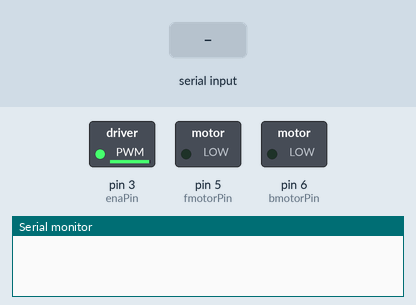
The sketch below on a simulated Arduino Uno, built with avr-gcc and run on an emulated ATmega328P. On the bench: switched loads named in the sketch (green lamp = pin HIGH), the last lines printed to the serial monitor. Inputs (shaded band) come from the test bench.

Above: at 1.2 s.
1.3 s: "0" received over Serial
At 1.8 s:
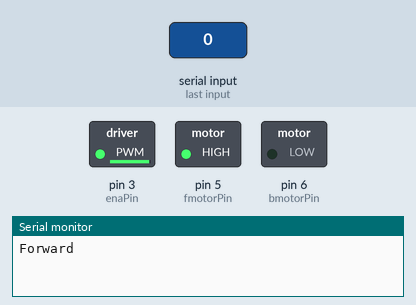
2.8 s: "1" received over Serial
At 4.2 s:
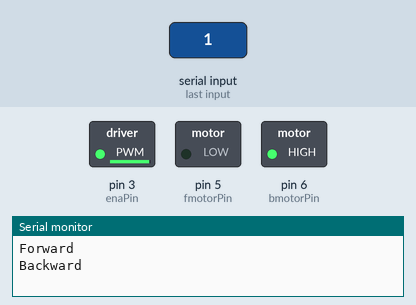
Timing chart, 0 to 5.8 s (numbered marks = the images above; inputs shaded):
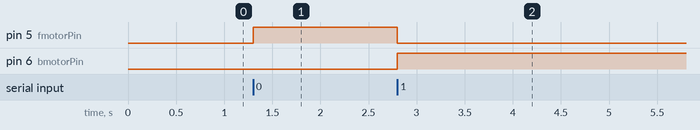

The sketch:

sketch_dec11a.ino
```cpp
int fmotorPin = 5;
int bmotorPin = 6;
int enaPin = 3;
int state = 0;
int flag = 0;

void setup()
{
  pinMode (fmotorPin, OUTPUT);
  pinMode (bmotorPin, OUTPUT);
  pinMode(enaPin, OUTPUT);
  analogWrite (enaPin, 250);
  digitalWrite (fmotorPin, LOW);
  digitalWrite (bmotorPin, LOW);
  Serial.begin(9600);
}

void loop()
{
  if(Serial.available()>0)
  {
    state = Serial.read();
    flag = 0;
  }
  if(state == '0')
  {
    digitalWrite (fmotorPin, HIGH);
    digitalWrite(bmotorPin, LOW);
    if(flag == 0)
    {
      Serial.println("Forward");
    flag = 1;
    }
  }
  if(state == '1')
  {
    digitalWrite (fmotorPin, LOW);
    digitalWrite(bmotorPin, HIGH);
    if(flag == 0)
    {Serial.println("Backward");
    flag = 1;
    }
  }
}
```

Measured:
- after the input at 1.3 s, pin 5 (fmotorPin): LOW → HIGH at once
- after the input at 2.8 s, pin 5 (fmotorPin): HIGH → LOW at once; pin 6 (bmotorPin): LOW → HIGH at once
